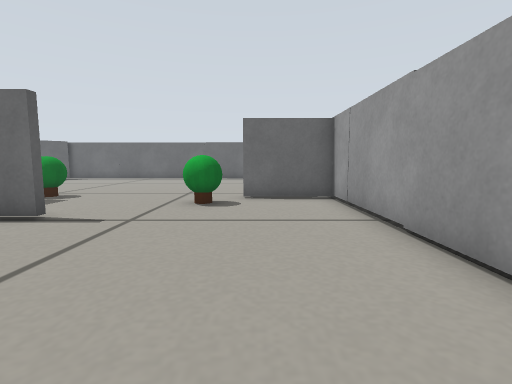
view 1 (above)

14 first-person views from a walk through a Gazebo world. The camera is 0.23 m above the floor, tilts 6° down and sees 85° across. The floor is counted in squares, 0.2 m on a side. Each view is taken from the middle of a square. On the plan, view 1 faces up. The plan holds only what a view shows up to about 12 squares ahead; the rest is blank. The place goes on beyond the plan.

view 2
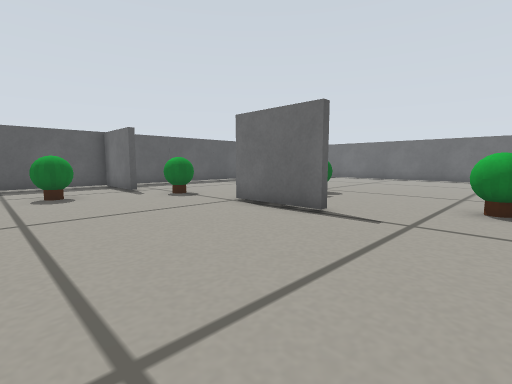

view 3
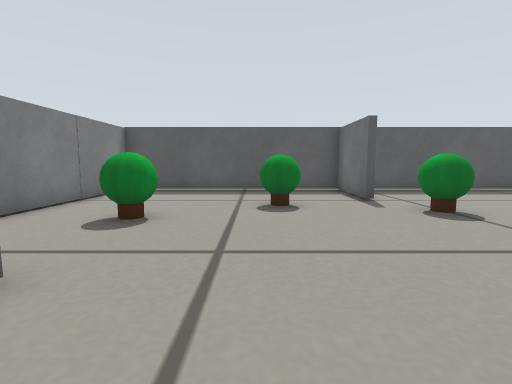

view 4
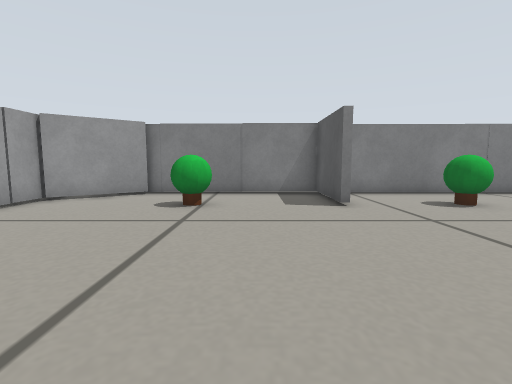

view 5
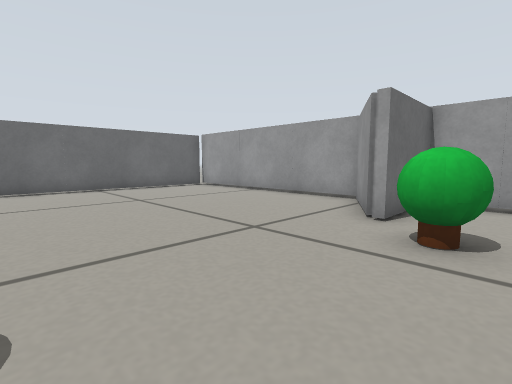

view 6
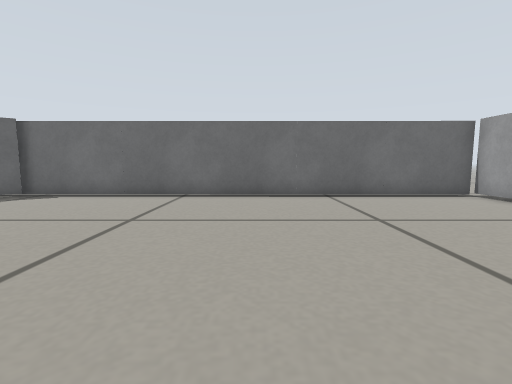

view 7
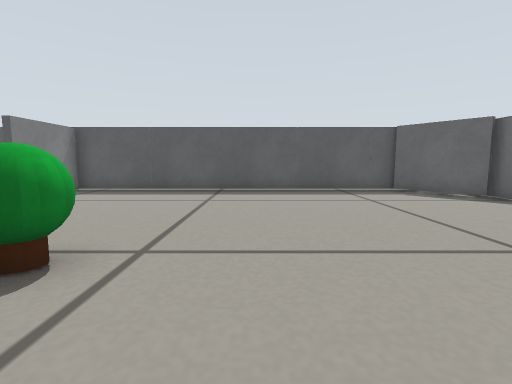

view 8
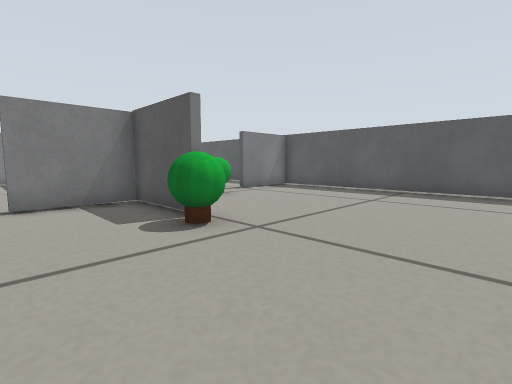

view 9
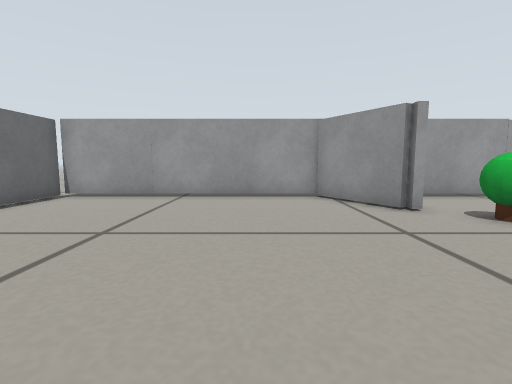

view 10
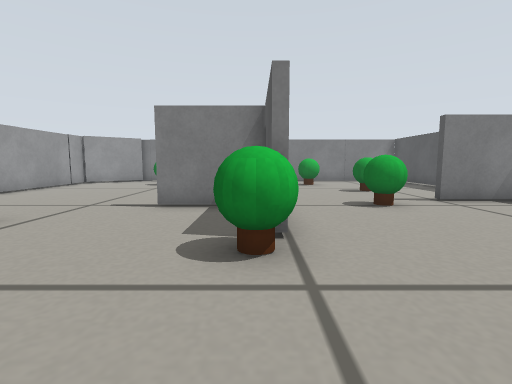

view 11
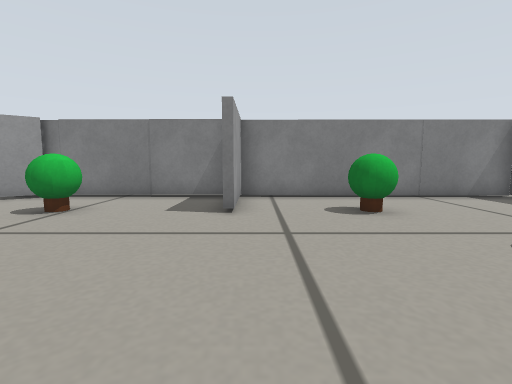

view 12
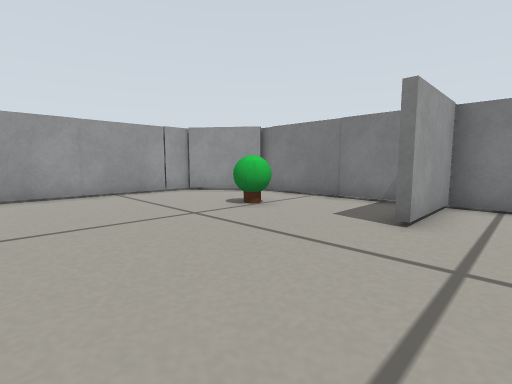

view 13
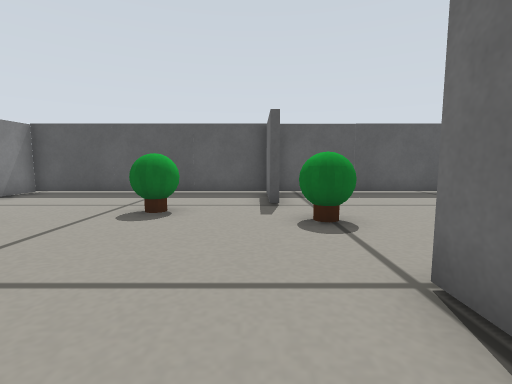

view 14
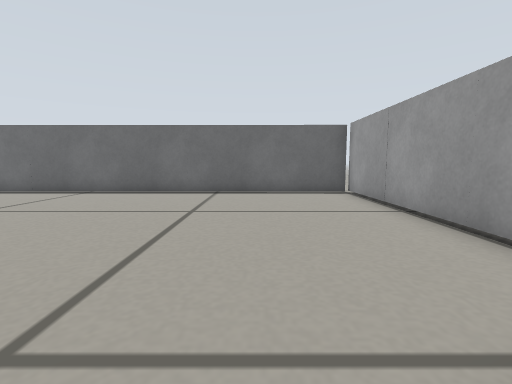

### Floor plan
Points are (right, up) in squares from view 1. A wall is a line through its corners. A room is listed if a view was taken in it or the views show most of it. See-through windows are left out.
Room 1 (views 1, 2, 3, 4, 5, 6, 7, 8, 9, 10, 11, 12, 13, 14)
walls: (-7.2, 8.6) (-7.2, 5.9) (-4.3, 5.8); (-4.3, 5.6) (-7.5, 5.6); (-0.3, 9.4) (2.5, 11) (2.5, 19.6) (-13.2, 19.7); (-12.5, 4.4) (-15.5, 4.4) (-15.5, -4.3) (-6.5, -4.4); (-6.5, -4.6) (-6.5, -1.3) (-6.3, -1.3) (-6.3, -4.4) (0.1, -4.4); (-12.9, 19.4) (-15.4, 17.6); (2.5, -2.6) (2.5, 9) (-0.4, 9); (-0.1, -4.3) (2.4, -2.4); (-15.5, 17.8) (-15.5, 4.7) (-12.4, 4.6)
objects: plant (-12, 1) to (-11, 2); plant (-11, 5) to (-10, 6); plant (-10, -2) to (-9, -1); plant (-7, 9) to (-7, 10); plant (-3, -2) to (-2, -1); plant (-2, 8) to (-1, 8)

Positions as (right, up) in squares from view 1, and headings:
1: (0, 0), facing up
2: (-1, 0), facing up-left
3: (-4, 1), facing left
4: (-4, 6), facing down
5: (-6, 7), facing up-right
6: (-5, 10), facing up
7: (-4, 12), facing left
8: (-4, 14), facing down-left
9: (-7, 13), facing right
10: (-7, 13), facing down
11: (-7, 5), facing down
12: (-8, 4), facing down-right
13: (-5, 4), facing left
14: (-1, 9), facing up
